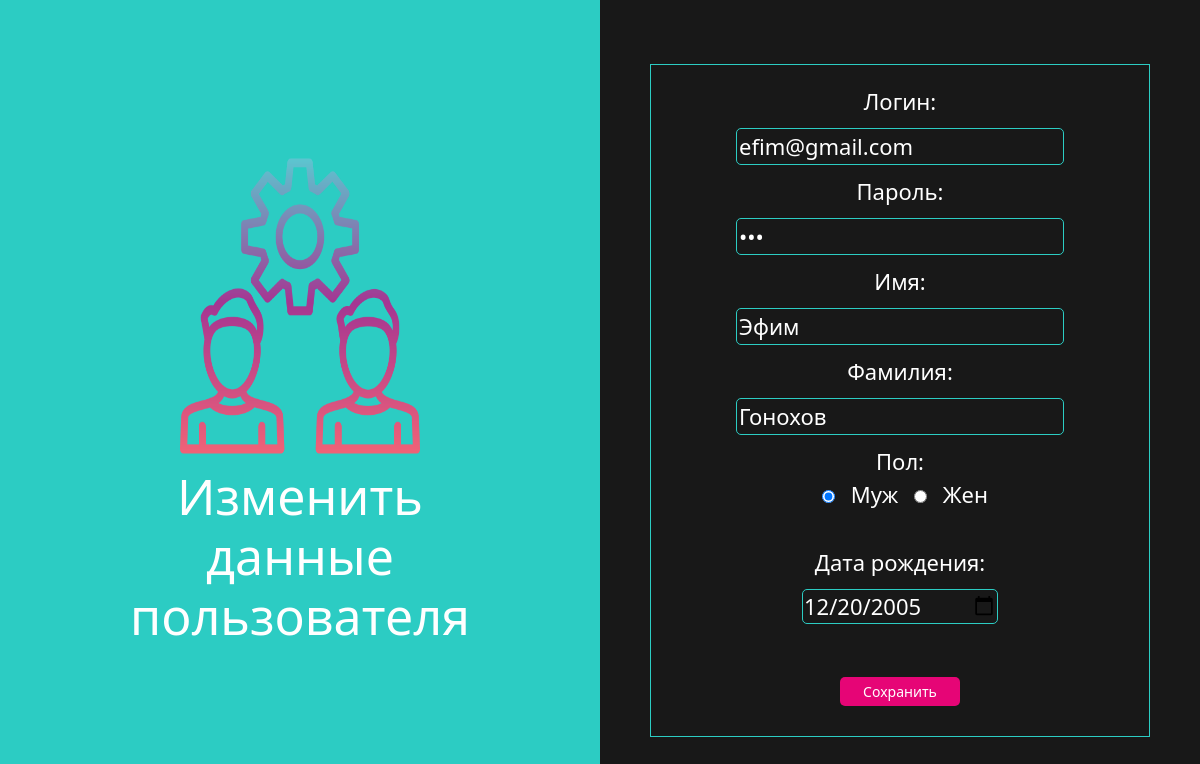
/edit_user.php?id=1 (signed in), run on an earlier commit of the app's database.
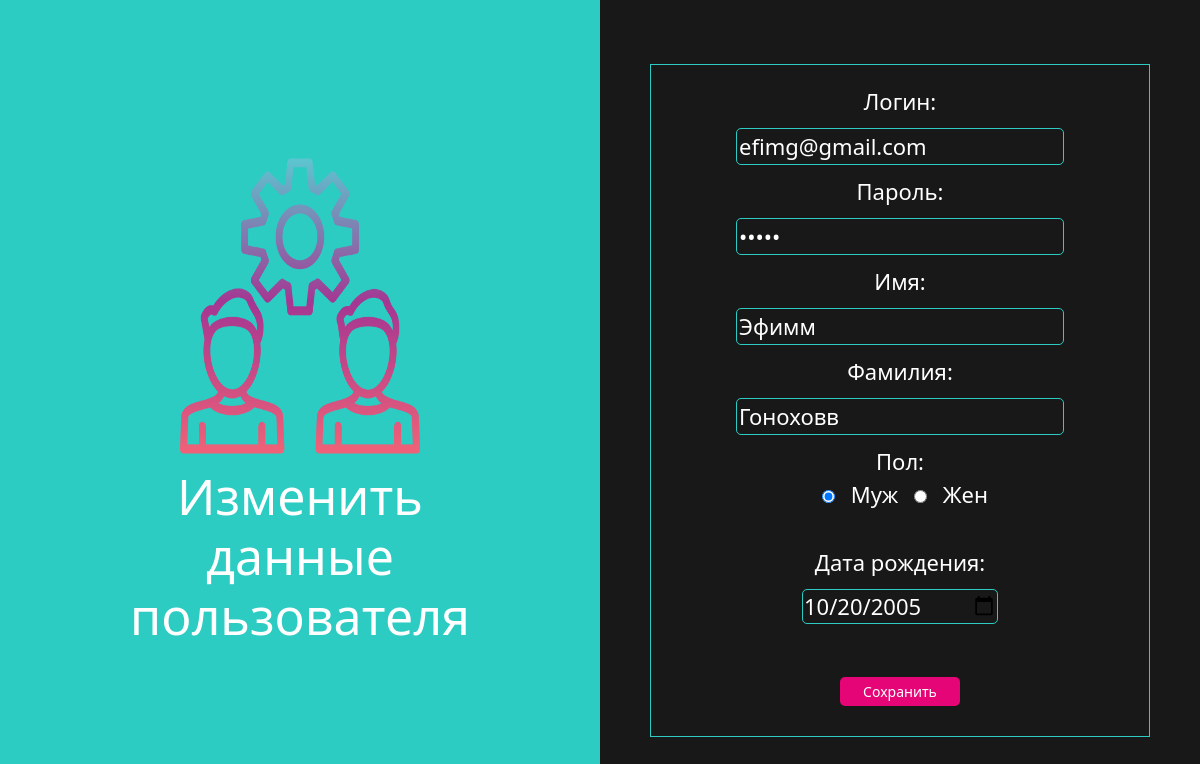
And on a later commit of the database.
### tables this page shows
CREATE TABLE IF NOT EXISTS `users` (
  `ID` int UNSIGNED NOT NULL AUTO_INCREMENT,
  `login` varchar(100) NOT NULL,
  `password` varchar(255) NOT NULL,
  `name` varchar(100) NOT NULL,
  `surname` varchar(100) NOT NULL,
  `gender` int NOT NULL,
  `birthdate` date NOT NULL,
  PRIMARY KEY (`ID`),
  UNIQUE KEY `login` (`login`)
);

### edit_user.php (the view, shortened to what this page needs)
<?php
require_once 'db.php';
$id = $_GET['id'] ?? 0;
$q = $conn->prepare("SELECT * FROM users WHERE ID = ?");
$q->bind_param("i", $id);
$q->execute();
$result = $q->get_result();
$user = $result->fetch_assoc();
?>
<!DOCTYPE html>
<html>
<head>
    <link href="https://cdn.jsdelivr.net/npm/bootstrap@5.3.0/dist/css/bootstrap.min.css" rel="stylesheet">
    <link rel="stylesheet" type="text/css" href="style.css">
</head>
<body style="margin: 0px; padding: 0px;" >
<div class="row g-0">
   <div class="col-6 add-user-right-block">
      <img src="images/team-management.png" alt="Изменить пользователя" class="user-edit-image" style="height: 40%; width: 40%;">
      <h1 style="color: white; font-size: 50px;">Изменить<br>данные<br>пользователя</h1>
   </div>
   <div class="col-6 edit-div" >
      <form action="operations.php" method="POST" class="edit-form">
         <label for="login">Логин:</label><br>
         <input type="email" id="login" name="login" value="<?= htmlspecialchars($user['login']) ?>" required><br>
         <label for="password">Пароль:</label><br>
         <input type="password" id="password" name="password" value="<?= htmlspecialchars($user['password']) ?>" required><br>
         <label for="name">Имя:</label><br>
         <input type="text" id="name" name="name" value="<?= htmlspecialchars($user['name']) ?>" required><br>
         <label for="surname">Фамилия:</label><br>
         <input type="text" id="surname" name="surname" value="<?= htmlspecialchars($user['surname']) ?>" required><br>
         <label for="gender">Пол:</label><br>
         <input type="radio" name="gender" value="0" <?= $user['gender'] == 0 ? 'checked' : '' ?>> Муж
         <input type="radio" name="gender" value="1" <?= $user['gender'] == 1 ? 'checked' : '' ?>> Жен<br><br>
         <label for="birthdate">Дата рождения:</label><br>
         <input type="date" id="birthdate" name="birthdate" value="<?= htmlspecialchars($user['birthdate']) ?>" required><br><br>
         <input type="submit" value="Сохранить" class="btn btn-sm savebtn" style="width: 120px;">
      </form>
   </div>
</div>
</body>
</html>

What changed in the data, as far as the page shows it:
changed users: login "efim@gmail.com" → "efimg@gmail.com"; name "Эфим" → "Эфимм"; surname "Гонохов" → "Гоноховв"; birthdate "12/20/2005" → "10/20/2005"
